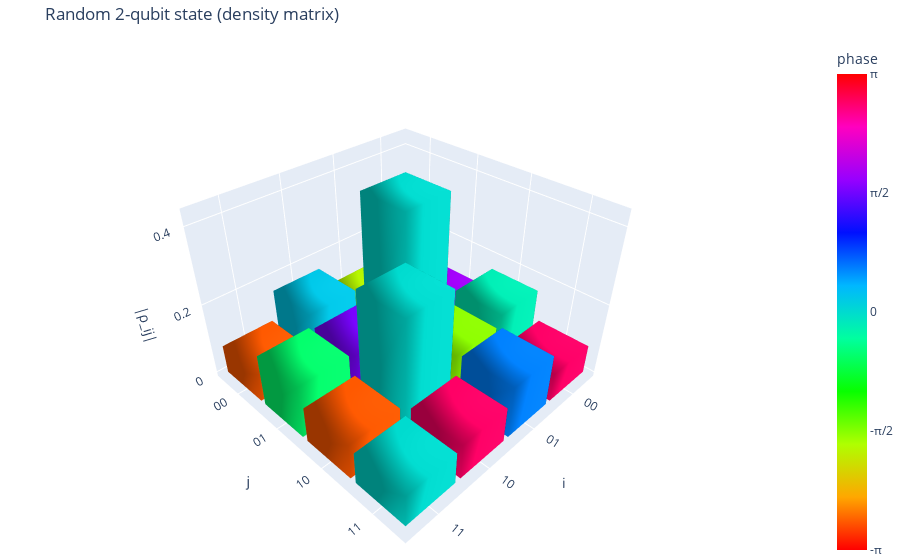

The code cell stored with this chart in its notebook:
### Markdown cell above
### Visualization helpers
Use the histogram helper below to inspect reconstructed density matrices. Include screenshots or exported HTML for a few representative states in your report.

### Code cell
# Demonstration: random 2-qubit density matrix
dim = 4
A = np.random.randn(dim, dim) + 1j * np.random.randn(dim, dim)
rho = A @ A.conj().T
rho = rho / np.trace(rho)  # normalize

labels = ["00", "01", "10", "11"]
plot_density_matrix_histogram(rho, basis_labels=labels, title="Random 2-qubit state (density matrix)")

### Figure 1 — Plotly figure (JSON) as saved in the notebook; plotly's stock layout.template omitted (floating-point values rounded to 4 significant figures)
{"data": [{"cmax": 3.142, "cmin": -3.142, "colorbar": {"ticktext": ["-π", "-π/2", "0", "π/2", "π"], "tickvals": [-3.142, -1.571, 0, 1.571, 3.142], "title": {"text": "phase "}}, "colorscale": [[0, "#ff0000"], [0.1111, "#ffa700"], [0.2222, "#afff00"], [0.3333, "#08ff00"], [0.4444, "#00ff9f"], [0.5556, "#00b7ff"], [0.6667, "#0010ff"], [0.7778, "#9700ff"], [0.8889, "#ff00bf"], [1, "#ff0000"]], "flatshading": false, "hovertemplate": "i=0, j=0<br>|ρ_ij|=0.165<br>arg(ρ_ij)=0<extra></extra>", "i": [0, 0, 4, 4, 0, 0, 1, 1, 2, 2, 3, 3], "intensity": [0, 0, 0, 0, 0, 0, 0, 0], "j": [1, 2, 5, 6, 1, 5, 2, 6, 3, 7, 0, 4], "k": [2, 3, 6, 7, 5, 4, 6, 5, 7, 6, 4, 7], "lighting": {"ambient": 0.6, "diffuse": 0.7}, "opacity": 1, "showscale": true, "type": "mesh3d", "x": [-0.45, 0.45, 0.45, -0.45, -0.45, 0.45, 0.45, -0.45], "y": [-0.45, -0.45, 0.45, 0.45, -0.45, -0.45, 0.45, 0.45], "z": [0, 0, 0, 0, 0.1653, 0.1653, 0.1653, 0.1653]}, {"cmax": 3.142, "cmin": -3.142, "colorscale": [[0, "#ff0000"], [0.1111, "#ffa700"], [0.2222, "#afff00"], [0.3333, "#08ff00"], [0.4444, "#00ff9f"], [0.5556, "#00b7ff"], [0.6667, "#0010ff"], [0.7778, "#9700ff"], [0.8889, "#ff00bf"], [1, "#ff0000"]], "flatshading": false, "hovertemplate": "i=0, j=1<br>|ρ_ij|=0.101<br>arg(ρ_ij)=4/7π<extra></extra>", "i": [0, 0, 4, 4, 0, 0, 1, 1, 2, 2, 3, 3], "intensity": [1.8, 1.8, 1.8, 1.8, 1.8, 1.8, 1.8, 1.8], "j": [1, 2, 5, 6, 1, 5, 2, 6, 3, 7, 0, 4], "k": [2, 3, 6, 7, 5, 4, 6, 5, 7, 6, 4, 7], "lighting": {"ambient": 0.6, "diffuse": 0.7}, "opacity": 1, "showscale": false, "type": "mesh3d", "x": [-0.45, 0.45, 0.45, -0.45, -0.45, 0.45, 0.45, -0.45], "y": [0.55, 0.55, 1.45, 1.45, 0.55, 0.55, 1.45, 1.45], "z": [0, 0, 0, 0, 0.101, 0.101, 0.101, 0.101]}, {"cmax": 3.142, "cmin": -3.142, "colorscale": [[0, "#ff0000"], [0.1111, "#ffa700"], [0.2222, "#afff00"], [0.3333, "#08ff00"], [0.4444, "#00ff9f"], [0.5556, "#00b7ff"], [0.6667, "#0010ff"], [0.7778, "#9700ff"], [0.8889, "#ff00bf"], [1, "#ff0000"]], "flatshading": false, "hovertemplate": "i=0, j=2<br>|ρ_ij|=0.163<br>arg(ρ_ij)=-1/16π<extra></extra>", "i": [0, 0, 4, 4, 0, 0, 1, 1, 2, 2, 3, 3], "intensity": [-0.1867, -0.1867, -0.1867, -0.1867, -0.1867, -0.1867, -0.1867, -0.1867], "j": [1, 2, 5, 6, 1, 5, 2, 6, 3, 7, 0, 4], "k": [2, 3, 6, 7, 5, 4, 6, 5, 7, 6, 4, 7], "lighting": {"ambient": 0.6, "diffuse": 0.7}, "opacity": 1, "showscale": false, "type": "mesh3d", "x": [-0.45, 0.45, 0.45, -0.45, -0.45, 0.45, 0.45, -0.45], "y": [1.55, 1.55, 2.45, 2.45, 1.55, 1.55, 2.45, 2.45], "z": [0, 0, 0, 0, 0.1629, 0.1629, 0.1629, 0.1629]}, {"cmax": 3.142, "cmin": -3.142, "colorscale": [[0, "#ff0000"], [0.1111, "#ffa700"], [0.2222, "#afff00"], [0.3333, "#08ff00"], [0.4444, "#00ff9f"], [0.5556, "#00b7ff"], [0.6667, "#0010ff"], [0.7778, "#9700ff"], [0.8889, "#ff00bf"], [1, "#ff0000"]], "flatshading": false, "hovertemplate": "i=0, j=3<br>|ρ_ij|=0.080<br>arg(ρ_ij)=7/8π<extra></extra>", "i": [0, 0, 4, 4, 0, 0, 1, 1, 2, 2, 3, 3], "intensity": [2.759, 2.759, 2.759, 2.759, 2.759, 2.759, 2.759, 2.759], "j": [1, 2, 5, 6, 1, 5, 2, 6, 3, 7, 0, 4], "k": [2, 3, 6, 7, 5, 4, 6, 5, 7, 6, 4, 7], "lighting": {"ambient": 0.6, "diffuse": 0.7}, "opacity": 1, "showscale": false, "type": "mesh3d", "x": [-0.45, 0.45, 0.45, -0.45, -0.45, 0.45, 0.45, -0.45], "y": [2.55, 2.55, 3.45, 3.45, 2.55, 2.55, 3.45, 3.45], "z": [0, 0, 0, 0, 0.08007, 0.08007, 0.08007, 0.08007]}, {"cmax": 3.142, "cmin": -3.142, "colorscale": [[0, "#ff0000"], [0.1111, "#ffa700"], [0.2222, "#afff00"], [0.3333, "#08ff00"], [0.4444, "#00ff9f"], [0.5556, "#00b7ff"], [0.6667, "#0010ff"], [0.7778, "#9700ff"], [0.8889, "#ff00bf"], [1, "#ff0000"]], "flatshading": false, "hovertemplate": "i=1, j=0<br>|ρ_ij|=0.101<br>arg(ρ_ij)=-4/7π<extra></extra>", "i": [0, 0, 4, 4, 0, 0, 1, 1, 2, 2, 3, 3], "intensity": [-1.8, -1.8, -1.8, -1.8, -1.8, -1.8, -1.8, -1.8], "j": [1, 2, 5, 6, 1, 5, 2, 6, 3, 7, 0, 4], "k": [2, 3, 6, 7, 5, 4, 6, 5, 7, 6, 4, 7], "lighting": {"ambient": 0.6, "diffuse": 0.7}, "opacity": 1, "showscale": false, "type": "mesh3d", "x": [0.55, 1.45, 1.45, 0.55, 0.55, 1.45, 1.45, 0.55], "y": [-0.45, -0.45, 0.45, 0.45, -0.45, -0.45, 0.45, 0.45], "z": [0, 0, 0, 0, 0.101, 0.101, 0.101, 0.101]}, {"cmax": 3.142, "cmin": -3.142, "colorscale": [[0, "#ff0000"], [0.1111, "#ffa700"], [0.2222, "#afff00"], [0.3333, "#08ff00"], [0.4444, "#00ff9f"], [0.5556, "#00b7ff"], [0.6667, "#0010ff"], [0.7778, "#9700ff"], [0.8889, "#ff00bf"], [1, "#ff0000"]], "flatshading": false, "hovertemplate": "i=1, j=1<br>|ρ_ij|=0.428<br>arg(ρ_ij)=0<extra></extra>", "i": [0, 0, 4, 4, 0, 0, 1, 1, 2, 2, 3, 3], "intensity": [0, 0, 0, 0, 0, 0, 0, 0], "j": [1, 2, 5, 6, 1, 5, 2, 6, 3, 7, 0, 4], "k": [2, 3, 6, 7, 5, 4, 6, 5, 7, 6, 4, 7], "lighting": {"ambient": 0.6, "diffuse": 0.7}, "opacity": 1, "showscale": false, "type": "mesh3d", "x": [0.55, 1.45, 1.45, 0.55, 0.55, 1.45, 1.45, 0.55], "y": [0.55, 0.55, 1.45, 1.45, 0.55, 0.55, 1.45, 1.45], "z": [0, 0, 0, 0, 0.428, 0.428, 0.428, 0.428]}, {"cmax": 3.142, "cmin": -3.142, "colorscale": [[0, "#ff0000"], [0.1111, "#ffa700"], [0.2222, "#afff00"], [0.3333, "#08ff00"], [0.4444, "#00ff9f"], [0.5556, "#00b7ff"], [0.6667, "#0010ff"], [0.7778, "#9700ff"], [0.8889, "#ff00bf"], [1, "#ff0000"]], "flatshading": false, "hovertemplate": "i=1, j=2<br>|ρ_ij|=0.134<br>arg(ρ_ij)=-1/2π<extra></extra>", "i": [0, 0, 4, 4, 0, 0, 1, 1, 2, 2, 3, 3], "intensity": [-1.591, -1.591, -1.591, -1.591, -1.591, -1.591, -1.591, -1.591], "j": [1, 2, 5, 6, 1, 5, 2, 6, 3, 7, 0, 4], "k": [2, 3, 6, 7, 5, 4, 6, 5, 7, 6, 4, 7], "lighting": {"ambient": 0.6, "diffuse": 0.7}, "opacity": 1, "showscale": false, "type": "mesh3d", "x": [0.55, 1.45, 1.45, 0.55, 0.55, 1.45, 1.45, 0.55], "y": [1.55, 1.55, 2.45, 2.45, 1.55, 1.55, 2.45, 2.45], "z": [0, 0, 0, 0, 0.1341, 0.1341, 0.1341, 0.1341]}, {"cmax": 3.142, "cmin": -3.142, "colorscale": [[0, "#ff0000"], [0.1111, "#ffa700"], [0.2222, "#afff00"], [0.3333, "#08ff00"], [0.4444, "#00ff9f"], [0.5556, "#00b7ff"], [0.6667, "#0010ff"], [0.7778, "#9700ff"], [0.8889, "#ff00bf"], [1, "#ff0000"]], "flatshading": false, "hovertemplate": "i=1, j=3<br>|ρ_ij|=0.143<br>arg(ρ_ij)=2/11π<extra></extra>", "i": [0, 0, 4, 4, 0, 0, 1, 1, 2, 2, 3, 3], "intensity": [0.5753, 0.5753, 0.5753, 0.5753, 0.5753, 0.5753, 0.5753, 0.5753], "j": [1, 2, 5, 6, 1, 5, 2, 6, 3, 7, 0, 4], "k": [2, 3, 6, 7, 5, 4, 6, 5, 7, 6, 4, 7], "lighting": {"ambient": 0.6, "diffuse": 0.7}, "opacity": 1, "showscale": false, "type": "mesh3d", "x": [0.55, 1.45, 1.45, 0.55, 0.55, 1.45, 1.45, 0.55], "y": [2.55, 2.55, 3.45, 3.45, 2.55, 2.55, 3.45, 3.45], "z": [0, 0, 0, 0, 0.1434, 0.1434, 0.1434, 0.1434]}, {"cmax": 3.142, "cmin": -3.142, "colorscale": [[0, "#ff0000"], [0.1111, "#ffa700"], [0.2222, "#afff00"], [0.3333, "#08ff00"], [0.4444, "#00ff9f"], [0.5556, "#00b7ff"], [0.6667, "#0010ff"], [0.7778, "#9700ff"], [0.8889, "#ff00bf"], [1, "#ff0000"]], "flatshading": false, "hovertemplate": "i=2, j=0<br>|ρ_ij|=0.163<br>arg(ρ_ij)=1/16π<extra></extra>", "i": [0, 0, 4, 4, 0, 0, 1, 1, 2, 2, 3, 3], "intensity": [0.1867, 0.1867, 0.1867, 0.1867, 0.1867, 0.1867, 0.1867, 0.1867], "j": [1, 2, 5, 6, 1, 5, 2, 6, 3, 7, 0, 4], "k": [2, 3, 6, 7, 5, 4, 6, 5, 7, 6, 4, 7], "lighting": {"ambient": 0.6, "diffuse": 0.7}, "opacity": 1, "showscale": false, "type": "mesh3d", "x": [1.55, 2.45, 2.45, 1.55, 1.55, 2.45, 2.45, 1.55], "y": [-0.45, -0.45, 0.45, 0.45, -0.45, -0.45, 0.45, 0.45], "z": [0, 0, 0, 0, 0.1629, 0.1629, 0.1629, 0.1629]}, {"cmax": 3.142, "cmin": -3.142, "colorscale": [[0, "#ff0000"], [0.1111, "#ffa700"], [0.2222, "#afff00"], [0.3333, "#08ff00"], [0.4444, "#00ff9f"], [0.5556, "#00b7ff"], [0.6667, "#0010ff"], [0.7778, "#9700ff"], [0.8889, "#ff00bf"], [1, "#ff0000"]], "flatshading": false, "hovertemplate": "i=2, j=1<br>|ρ_ij|=0.134<br>arg(ρ_ij)=1/2π<extra></extra>", "i": [0, 0, 4, 4, 0, 0, 1, 1, 2, 2, 3, 3], "intensity": [1.591, 1.591, 1.591, 1.591, 1.591, 1.591, 1.591, 1.591], "j": [1, 2, 5, 6, 1, 5, 2, 6, 3, 7, 0, 4], "k": [2, 3, 6, 7, 5, 4, 6, 5, 7, 6, 4, 7], "lighting": {"ambient": 0.6, "diffuse": 0.7}, "opacity": 1, "showscale": false, "type": "mesh3d", "x": [1.55, 2.45, 2.45, 1.55, 1.55, 2.45, 2.45, 1.55], "y": [0.55, 0.55, 1.45, 1.45, 0.55, 0.55, 1.45, 1.45], "z": [0, 0, 0, 0, 0.1341, 0.1341, 0.1341, 0.1341]}, {"cmax": 3.142, "cmin": -3.142, "colorscale": [[0, "#ff0000"], [0.1111, "#ffa700"], [0.2222, "#afff00"], [0.3333, "#08ff00"], [0.4444, "#00ff9f"], [0.5556, "#00b7ff"], [0.6667, "#0010ff"], [0.7778, "#9700ff"], [0.8889, "#ff00bf"], [1, "#ff0000"]], "flatshading": false, "hovertemplate": "i=2, j=2<br>|ρ_ij|=0.319<br>arg(ρ_ij)=0<extra></extra>", "i": [0, 0, 4, 4, 0, 0, 1, 1, 2, 2, 3, 3], "intensity": [0, 0, 0, 0, 0, 0, 0, 0], "j": [1, 2, 5, 6, 1, 5, 2, 6, 3, 7, 0, 4], "k": [2, 3, 6, 7, 5, 4, 6, 5, 7, 6, 4, 7], "lighting": {"ambient": 0.6, "diffuse": 0.7}, "opacity": 1, "showscale": false, "type": "mesh3d", "x": [1.55, 2.45, 2.45, 1.55, 1.55, 2.45, 2.45, 1.55], "y": [1.55, 1.55, 2.45, 2.45, 1.55, 1.55, 2.45, 2.45], "z": [0, 0, 0, 0, 0.3194, 0.3194, 0.3194, 0.3194]}, {"cmax": 3.142, "cmin": -3.142, "colorscale": [[0, "#ff0000"], [0.1111, "#ffa700"], [0.2222, "#afff00"], [0.3333, "#08ff00"], [0.4444, "#00ff9f"], [0.5556, "#00b7ff"], [0.6667, "#0010ff"], [0.7778, "#9700ff"], [0.8889, "#ff00bf"], [1, "#ff0000"]], "flatshading": false, "hovertemplate": "i=2, j=3<br>|ρ_ij|=0.097<br>arg(ρ_ij)=7/8π<extra></extra>", "i": [0, 0, 4, 4, 0, 0, 1, 1, 2, 2, 3, 3], "intensity": [2.763, 2.763, 2.763, 2.763, 2.763, 2.763, 2.763, 2.763], "j": [1, 2, 5, 6, 1, 5, 2, 6, 3, 7, 0, 4], "k": [2, 3, 6, 7, 5, 4, 6, 5, 7, 6, 4, 7], "lighting": {"ambient": 0.6, "diffuse": 0.7}, "opacity": 1, "showscale": false, "type": "mesh3d", "x": [1.55, 2.45, 2.45, 1.55, 1.55, 2.45, 2.45, 1.55], "y": [2.55, 2.55, 3.45, 3.45, 2.55, 2.55, 3.45, 3.45], "z": [0, 0, 0, 0, 0.09715, 0.09715, 0.09715, 0.09715]}, {"cmax": 3.142, "cmin": -3.142, "colorscale": [[0, "#ff0000"], [0.1111, "#ffa700"], [0.2222, "#afff00"], [0.3333, "#08ff00"], [0.4444, "#00ff9f"], [0.5556, "#00b7ff"], [0.6667, "#0010ff"], [0.7778, "#9700ff"], [0.8889, "#ff00bf"], [1, "#ff0000"]], "flatshading": false, "hovertemplate": "i=3, j=0<br>|ρ_ij|=0.080<br>arg(ρ_ij)=-7/8π<extra></extra>", "i": [0, 0, 4, 4, 0, 0, 1, 1, 2, 2, 3, 3], "intensity": [-2.759, -2.759, -2.759, -2.759, -2.759, -2.759, -2.759, -2.759], "j": [1, 2, 5, 6, 1, 5, 2, 6, 3, 7, 0, 4], "k": [2, 3, 6, 7, 5, 4, 6, 5, 7, 6, 4, 7], "lighting": {"ambient": 0.6, "diffuse": 0.7}, "opacity": 1, "showscale": false, "type": "mesh3d", "x": [2.55, 3.45, 3.45, 2.55, 2.55, 3.45, 3.45, 2.55], "y": [-0.45, -0.45, 0.45, 0.45, -0.45, -0.45, 0.45, 0.45], "z": [0, 0, 0, 0, 0.08007, 0.08007, 0.08007, 0.08007]}, {"cmax": 3.142, "cmin": -3.142, "colorscale": [[0, "#ff0000"], [0.1111, "#ffa700"], [0.2222, "#afff00"], [0.3333, "#08ff00"], [0.4444, "#00ff9f"], [0.5556, "#00b7ff"], [0.6667, "#0010ff"], [0.7778, "#9700ff"], [0.8889, "#ff00bf"], [1, "#ff0000"]], "flatshading": false, "hovertemplate": "i=3, j=1<br>|ρ_ij|=0.143<br>arg(ρ_ij)=-2/11π<extra></extra>", "i": [0, 0, 4, 4, 0, 0, 1, 1, 2, 2, 3, 3], "intensity": [-0.5753, -0.5753, -0.5753, -0.5753, -0.5753, -0.5753, -0.5753, -0.5753], "j": [1, 2, 5, 6, 1, 5, 2, 6, 3, 7, 0, 4], "k": [2, 3, 6, 7, 5, 4, 6, 5, 7, 6, 4, 7], "lighting": {"ambient": 0.6, "diffuse": 0.7}, "opacity": 1, "showscale": false, "type": "mesh3d", "x": [2.55, 3.45, 3.45, 2.55, 2.55, 3.45, 3.45, 2.55], "y": [0.55, 0.55, 1.45, 1.45, 0.55, 0.55, 1.45, 1.45], "z": [0, 0, 0, 0, 0.1434, 0.1434, 0.1434, 0.1434]}, {"cmax": 3.142, "cmin": -3.142, "colorscale": [[0, "#ff0000"], [0.1111, "#ffa700"], [0.2222, "#afff00"], [0.3333, "#08ff00"], [0.4444, "#00ff9f"], [0.5556, "#00b7ff"], [0.6667, "#0010ff"], [0.7778, "#9700ff"], [0.8889, "#ff00bf"], [1, "#ff0000"]], "flatshading": false, "hovertemplate": "i=3, j=2<br>|ρ_ij|=0.097<br>arg(ρ_ij)=-7/8π<extra></extra>", "i": [0, 0, 4, 4, 0, 0, 1, 1, 2, 2, 3, 3], "intensity": [-2.763, -2.763, -2.763, -2.763, -2.763, -2.763, -2.763, -2.763], "j": [1, 2, 5, 6, 1, 5, 2, 6, 3, 7, 0, 4], "k": [2, 3, 6, 7, 5, 4, 6, 5, 7, 6, 4, 7], "lighting": {"ambient": 0.6, "diffuse": 0.7}, "opacity": 1, "showscale": false, "type": "mesh3d", "x": [2.55, 3.45, 3.45, 2.55, 2.55, 3.45, 3.45, 2.55], "y": [1.55, 1.55, 2.45, 2.45, 1.55, 1.55, 2.45, 2.45], "z": [0, 0, 0, 0, 0.09715, 0.09715, 0.09715, 0.09715]}, {"cmax": 3.142, "cmin": -3.142, "colorscale": [[0, "#ff0000"], [0.1111, "#ffa700"], [0.2222, "#afff00"], [0.3333, "#08ff00"], [0.4444, "#00ff9f"], [0.5556, "#00b7ff"], [0.6667, "#0010ff"], [0.7778, "#9700ff"], [0.8889, "#ff00bf"], [1, "#ff0000"]], "flatshading": false, "hovertemplate": "i=3, j=3<br>|ρ_ij|=0.087<br>arg(ρ_ij)=0<extra></extra>", "i": [0, 0, 4, 4, 0, 0, 1, 1, 2, 2, 3, 3], "intensity": [0, 0, 0, 0, 0, 0, 0, 0], "j": [1, 2, 5, 6, 1, 5, 2, 6, 3, 7, 0, 4], "k": [2, 3, 6, 7, 5, 4, 6, 5, 7, 6, 4, 7], "lighting": {"ambient": 0.6, "diffuse": 0.7}, "opacity": 1, "showscale": false, "type": "mesh3d", "x": [2.55, 3.45, 3.45, 2.55, 2.55, 3.45, 3.45, 2.55], "y": [2.55, 2.55, 3.45, 3.45, 2.55, 2.55, 3.45, 3.45], "z": [0, 0, 0, 0, 0.08721, 0.08721, 0.08721, 0.08721]}], "layout": {"margin": {"b": 0, "l": 0, "r": 0, "t": 40}, "scene": {"aspectratio": {"x": 1, "y": 1, "z": 0.7}, "xaxis": {"tickmode": "array", "ticktext": ["00", "01", "10", "11"], "tickvals": [0, 1, 2, 3], "title": {"text": "i"}}, "yaxis": {"tickmode": "array", "ticktext": ["00", "01", "10", "11"], "tickvals": [0, 1, 2, 3], "title": {"text": "j"}}, "zaxis": {"title": {"text": "|ρ_ij|"}}}, "title": {"text": "Random 2-qubit state (density matrix)"}}}
